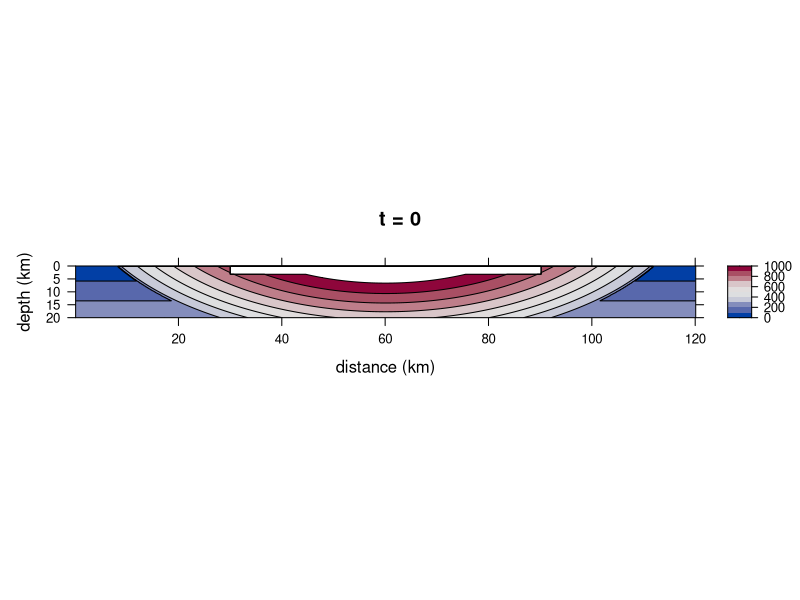

Write R code to recreate this figure. (Note: a time limit stopped this script after it produced the figure.)
# This script creates a finite difference model of the cooling of a melt sheet
# caused by an impact.
# In this case we model the cooling of the Chicxulub. melt sheet.
# This code is designed to run in R.
# Updated 2020.10.30 CH


## SETUP -----------------------------------------------------------------------

# Clear all from workspace/environment.
  # rm(list = ls())  # Uncomment if needed

# Install and load required packages.
  # Install and load lattice for plotting results.
  if(!require(lattice)){install.packages("lattice")}
  library(lattice)
  # Install and load grDevices for plot color schemes.
  if(!require(grDevices)){install.packages("grDevices")}
  library(grDevices)


## SET MODEL DIMENSIONS --------------------------------------------------------

# Define grid size and node spacing for the model.

# Define size of model domain. 
  x.size <- 120000  # [m] 
  z.size <- 20000  # [m]
# Set resolution (number of nodes).  
  x.num <- 600
  z.num <- 200 
# Define stepsize.
  dx <- x.size / (x.num - 1)  # [m] 
  dz <- z.size / (z.num - 1)  # [m]  
# Create vectors of node locations.
  x <- seq(from = 0, to = x.size, by = dx)  # [m]
  z <- seq(from = 0, to = z.size, by = dz)  # [m]


## SET MODEL PARAMETERS --------------------------------------------------------

# Define material properties and initialize arrays for the model area and for
# the melt sheet. 
# All temperatures in °C should be converted to K before running the model.

# Set and calculate constants.
# Set latent heat of fusion of diopside.
  # Suggested value: 421000 J/kg; Birch et al. (1942)
  L <- 421000  # [J/kg] 
# Set liquidus temperature.
  # Suggested value: 1177°C; Abramov and Kring (2007)
  T.liquidus.C <- 1177  # [°C]
  T.liquidus <- T.liquidus.C + 273.15  # [K]
# Set solidus temperature.
  # Suggested value: 997°C; Abramov and Kring (2007)
  T.solidus.C <- 997  # [°C]
  T.solidus <- T.solidus.C + 273.15  # [K]
# Set Zr saturation temperature unknown, set to 0 to prevent issues in code.
  T.Zrsat.C <- 0  # [°C]
# Set heat capacity with no latent heat.
  # Suggested value: 1000 J/(kg*K), heat capacity of basement, melt, breccia; 
  # Abramov and Kring (2007)
  Cp.nolatent <- 1000  # [J/(kg*K)]
# Set initial heat capacity.
  Cp.initial <- matrix(data = Cp.nolatent, nrow = x.num, 
                       ncol = z.num)  # [J/(kg*K)]
# Calculate heat capacity accounting for latent heat of fusion.
  # Suggested value: 3339 J/(kg*K); Abramov and Kring (2007)
  Cp.prime <- Cp.initial + (L / (T.liquidus - T.solidus))  # [J/(kg*K)]
# Initialize matrix for initial model setup below.
  Cp.0 <- Cp.initial  
# Set thermal conductivity.
  # Suggested value: 2.5 W/(m*K), thermal conductivity of basement, melt, 
  # breccia; Abramov and Kring (2007)
  k <- matrix(data = 2.5, nrow = x.num, ncol = z.num)  #[W/(m*K)]
# Set heat productiion.
  # Suggested value: 2.2e-6 is average A value from Jones (1988), table 6
  A <- matrix(data = 2.2e-6, nrow = x.num, ncol = z.num)  # [W/(m^3)]
# Set density.
  # Suggested value: 2700 kg/(m^3), density of basement, melt, breccia; 
  # Abramov and Kring (2007)
  rho <- matrix(data = 2700, nrow = x.num, ncol = z.num)  # [kg/(m^3)]
# Calculate thermal diffusivity.
  Kappa <- k / (rho * Cp.nolatent)   # [(m^2)/s]
  Kappa.min <- min(Kappa)  # [(m^2)/s] 
# Set tectonic uplift rate.
  # We assumed no tectonic uplift. 
  U <- matrix(data = 0, nrow = x.num, ncol = z.num)  # [m/s]
# Set geothermal gradient.
  # Suggested value: 13 K/km, Abramov and Kring (2007)
  a.Kkm <- 13  # [K/km]
  a <- a.Kkm / 1000  # [K/m]

# Define time step.
  dt.max.x <- (dx ^ 2) / (6 * Kappa.min)  # [s] 
  dt.max.z <- (dz ^ 2) / (6 * Kappa.min)  # [s] 
  dt.min <- min(dt.max.x, dt.max.z)
  dt.yr <- dt.min * 3.17098e-8 # [yr]
  dt <- dt.min
# Choose our own dt (has to be bigger than dt.min).
  dt.choice.yr <- 100  # [yr] 
  dt <- dt.choice.yr / 3.17098e-8  # [s]

# Set material properties of the melt sheet.
# Set the temperature of melt sheet.
  # Suggested value: 2370°C; Timms et al. (2017)  
  # Another option: 1700°C; Abramov and Kring (2007)
  T.meltsheet.C <- 2370  # [°C]
  T.meltsheet <- T.meltsheet.C + 273.15  # [K]
# Set dimensions of melt sheet.
  meltsheetdiameter <- 60000  # [m]
  meltsheetthickness <- 3000  # [m]
# Find the position of the melt sheet in the modeling domain,
  # If the melt sheet is centered in the x direction in the model, find the 
  # position in meters along the x axis of the left (start) and right (end) 
  # sides of the meltsheet.
  xstart.melt <- mean(x) - (meltsheetdiameter / 2)  # [m]
  xend.melt <- mean(x) + (meltsheetdiameter / 2)  # [m]
  # Find the index in the vector that corresponds to the positions above.
  xstart.melt.index <- which(abs(x - xstart.melt) == min(abs(x - xstart.melt)))
  xend.melt.index <- which(abs(x - xend.melt) == min(abs(x - xend.melt)))
  # Find the z positions of the melt sheet. Make the melt sheet start on the 
  # second row of the matrix, below the air layer.
  zstart.melt.index <- 2 
  # If the melt sheet is meltsheetthickness and starts at the second row of the
  # model, find the index that corresponds to the bottom of the melt sheet.
  zend.melt <- z[2] + meltsheetthickness
  zend.melt.index <- round(zend.melt / dz, digits = 0)
  # Rename zend.melt for clarity later on.
  base.MS <- zend.melt / 1000  # [km]
  
# Set a value for the air (surface) temperature.
  T.surface.C <- 25  # [°C]
  T.surface <- T.surface.C + 273.15  # [K]
  
# # Save table of parameters as a .csv file.
# # Create and populate a data frame of model parameters (MP).
#   MP <- as.data.frame(matrix(data = NA, nrow = 1, ncol = 3))
#   colnames(MP) <- c("Variable", "Units", "Value")
#   # Model domain and resolution.
#   MP[1, ]  <- c("Model domain and resolution", "", "")
#   MP[2, ]  <- c("Modeled domain, distance", "km", x.size / 1000)
#   MP[3, ]  <- c("Model step size, distance", "m", round(dx, digits = 1))
#   MP[4, ]  <- c("Modeled domain, depth", "km", z.size / 1000)
#   MP[5, ]  <- c("Model step size, depth", "m", round(dz, digits = 1))
#   MP[6, ]  <- c("Model time step", "years", round(dt.choice.yr, digits = 1))
#   # Melt sheet size.
#   MP[7, ]  <- c("Melt sheet dimensions", "", "")
#   MP[8, ]  <- c("Melt sheet diameter", "km", meltsheetdiameter / 1000)
#   MP[9, ]  <- c("Melt sheet volume", "km^3", meltsheetvolume)
#   MP[10, ] <- c("Melt sheet thickness", "km", round(meltsheetthickness / 1000, digits = 2))
#   # Melt sheet and basement rock properties.
#   MP[11, ] <- c("Physical properties of basement and melt sheet", "", "")
#   MP[12, ] <- c("Geothermal gradient", "°C/km", a.Kkm)
#   MP[13, ] <- c("Latent heat of fusion of diopside", "J/kg", L)
#   MP[14, ] <- c("Heat capacity, no latent heat effects", "J/(kg*K)", Cp.nolatent)
#   MP[15, ] <- c("Heat capacity, accounting for latent heat of fusion", "J/(kg*K)", round(Cp.prime[1, 1], digits = 1))
#   MP[16, ] <- c("Thermal conductivity", "W/(m*K)", k[1, 1])
#   MP[17, ] <- c("Heat production, basement and melt sheet", "W/(m^3)", A[1, 1])
#   MP[18, ] <- c("Density, basement and melt sheet", "kg/(m^3)", rho[1,1])
#   MP[19, ] <- c("Thermal diffusivity, basement and melt", "(m^2)/s", round(Kappa[1, 1], digits = 7))
#   MP[20, ] <- c("Tectonic uplift", "m/s", U[1, 1])
#   # Temperatures.
#   MP[21, ] <- c("Temperatures", "", "")
#   MP[22, ] <- c("Temperature, melt sheet at time = 0", "°C", T.meltsheet.C)
#   MP[23, ] <- c("Temperature, surface", "°C", T.surface.C)
#   MP[24, ] <- c("Temperature, liquidus", "°C", T.liquidus.C)
#   MP[25, ] <- c("Temperature, solidus", "°C", T.solidus.C)
#   MP[26, ] <- c("Temperature, Zr saturation", "°C", T.Zrsat.C)
# # Write table to csv. Change path for your working directory.
# write.csv(MP, file = "Chicxulub Results/MeltSheetChicxulub_2020.09.22/ModelParameters_2370_2020.09.22.csv")
  

## INITIAL T DISTRIBUTION ------------------------------------------------------

# Set up an initial condition of an instantaneously emplaced melt sheet at an 
# elevated temperature and a central uplift region.

# Initialize a matrix for initial temperature conditions.
  T.0 <- matrix(data = 0, nrow = x.num, ncol = z.num)  # [K]
# Assign the first row of the initial matrix to be the air temperature.
  T.0[ , 1] <- T.surface  # [K] 
# Make a geotherm for the initialization matrix.
  for (i in 2:z.num) {
    T.0[ , i] <- T.0[1, 1] + a * z[i]
  }
  
# Elevate the temperature at central uplift.
  # Elevate the temperature at the central uplift by creating an ellipse with a
  # temperature gradient that is centered above the model domain (in the sky).
  # Here we used a large circle with a diameter two times larger than the melt 
  # sheet diameter, centered above the melt sheet. We scaled the temperature by 
  # position from center of ellipse and replaced these temperatures on relevant
  # nodes of the T.0 initialization matrix.
  for (i in 1:x.num) {
    for (j in 1:z.num) {
      # Calculate the value at the node to determine if it inside or outside the 
      # ellipse.
      node.value <- (((x[[i]] - mean(x))^2) / ((meltsheetdiameter)^2)) + 
        (((z[[j]] - (-meltsheetdiameter / 2))^2) / ((meltsheetdiameter) ^ 2))
      # Assign a value to the uplift matrix that depends on whether the node is
      # inside out outside the uplift ellipse.
      if (node.value <= 1) {
        # Inside the ellipse, scale the temperature position to decrease from 
        # center of ellipse. 
        # T.0[i, j] <- 1600 + -node.value * 1150
        T.0[i, j] <- 1700 + -node.value * 1150 
      } else {
        # Outside the ellipse, keep the geotherm the same temperature.
        T.0[i, j] <- T.0[i, j] 
      }
    }
  }
# Check to see how the uplift geometry and scaling looks (uncomment next line).
  # levelplot(T.0 - 273.15, col.regions = rev(hcl.colors(n = 25, palette = 'Spectral')))

# Emplace the melt sheet on the initial conditions matrix. 
  # Set material properties of the melt sheet.
  for (i in xstart.melt.index:xend.melt.index) {
    for (j in zstart.melt.index:zend.melt.index) {
      T.0[i, j] <- T.meltsheet
      # k[i, j]     <- 3.0    # thermal conductivity, [W/(m*K)]
      # A[i, j]     <- 1e-6   # heat production, [W/(m^3)]
      # rho[i, j]   <- 3300   # density, [kg/(m^3)]
      if (T.0[i, j] < T.liquidus & T.0[i, j] > T.solidus) {
        Cp.0[i, j] <- Cp.initial[i, j]   # heat capacity, [J/(kg*K)]
      } else {
        Cp.0[i, j] <- Cp.prime[i, j]  
      }
      # Kappa[i, j] <- k[i, j] / (rho[i, j] * Cp[i, j])  # [(m^2)/s]
    }
  }
# Reapply air layer to top row of the model to cover the overwriting by the code
# that inserts the central uplift region.
  T.0[, 1] <- T.surface  # [K]

# Plot initial conditions to verify that the model is set up correctly.
levelplot(T.0 - 273.15,
  # Change x and y axis scales and labeling.
  scales = list(x = list(labels = seq(from = 0, to = (x.size / 1000), by = 20)),
                y = list(labels = seq(from = 0, to = (z.size / 1000), by = 5))),
  # Flip y axis so depth increases down.
  ylim = c(200, 0),
  # Add plot labels and title.
  xlab = "distance (km)", 
  ylab = "depth (km)", 
  main = "t = 0",
  # Set the aspect ratio of plot.
  aspect = (z.size / 2) / x.size,
  # Set the color scheme.
  col.regions = hcl.colors(n = 12.5, palette = "Blue-Red"),
  # Turn on contour lines.
  contour = T,
  # Set colorbar limits and density of contour interval on plot.
  # Next line: color all temperatures.
  # at = c(seq(0, 2400, length.out = 12.5)))
  # Next line: color a restricted range of temperatures to better see the
  # gradient of the central uplift region.
  at = c(seq(0, 1000, length.out = 11)))


## CREATE FUNCTION OF THERMAL MODEL --------------------------------------------

# Make a function to solve the finite difference equation for n time steps.
  RunModel <- function(n.timesteps) {
    # Initialize a list as a container for model returns at different times.
    T.n <- list()
    # Place T.0 in the first position of the T.n list.
    T.n[[1]] <- T.0
    # Initialize a list as a container for model returns at different times.
    Cp <- list()
    # Place T.0 in the first position of the T.n list.
    Cp[[1]] <- Cp.0
    for (t in 1:n.timesteps) {
      # Initialize T.n[[t + 1]]
      T.n[[t + 1]] <- matrix(data = NA, nrow = x.num, ncol = z.num)
      # Initialize Cp[[t + 1]]
      Cp[[t + 1]] <- matrix(data = NA, nrow = x.num, ncol = z.num)
      # Calculate T for interior of T.n[[t + 1]] matrix.
      for (i in 2:(x.num - 1)) {
        for (j in 2:(z.num - 1)) {
          # Set constant T border.
          T.n[[t + 1]][, 1] <- T.n[[1]][1, 1]  # top
          T.n[[t + 1]][, z.num] <- T.n[[1]][x.num, z.num]  # bottom
          T.n[[t + 1]][x.num, ] <- T.n[[t]][x.num, ]  # right
          T.n[[t + 1]][1, ] <- T.n[[1]][1, ]  # left
          # Calculate T in the interior of the model
          T.n[[t + 1]][i, j] <- T.n[[t]][i, j] +
            # conduction term
            ((Kappa[i, j] * dt) * (((T.n[[t]][(i + 1), j] - (2 * T.n[[t]][i, j]) + T.n[[t]][(i - 1), j]) / (dx ^ 2)) + ((T.n[[t]][i, (j + 1)] - (2 * T.n[[t]][i, j]) + T.n[[t]][i, (j - 1)]) / (dz ^ 2) ))) +
            # heat production term
            ((A[i, j] * dt) / (rho[i, j] * Cp[[t]][i, j])) +
            # advection/uplift term
            (U[i, j] * dt * ((T.n[[t]][i, (j + 1)] - T.n[[t]][i, j]) / dz))
        }
      }
      # Calculate Cp based on the most recent run of the model to be used in the
      # next iteration of the model.
      # Set constant Cp border.
      Cp[[t + 1]][1, ] <- Cp.initial[1, ]  # left
      Cp[[t + 1]][x.num, ] <- Cp.initial[x.num, ]  # right
      Cp[[t + 1]][, 1] <- Cp.initial[, 1]  # top
      Cp[[t + 1]][, z.num] <- Cp.initial[, z.num]  # bottom
      # Calculate Cp for interior of the model.
      for (i in 2:(x.num - 1)) {
        for (j in 2:(z.num - 1)) {
          Cp[[t + 1]][i, j] <- ifelse(T.n[[t + 1]][i, j] < T.liquidus && T.n[[t + 1]][i, j] > T.solidus, Cp.prime[i, j], Cp.initial[i, j])
        }
      }
    }
    objects.to.return <- list("T.n" = T.n, "Cp" = Cp)
    return(objects.to.return)
  }


## RUN MODEL -------------------------------------------------------------------

# Solve the finite difference equation for n time steps.
  # Set number of time steps. 
  n <- 10000 
  # Run model for n timesteps.
  model.results <- RunModel(n)  
  # Save the model results of temperature to R environment.
  T.n <- model.results$T.n  # [K]

# Save model results to computer. Change path for your working directory.
  # saveRDS(T.n, file = "Chicxulub results/MeltSheetChicxulub_2020.09.22/T.n_2370_0to10000.RData")
# Load in previous model run results. Change path for your working directory.
  # T.n <- readRDS("Chicxulub Results/MeltSheetChicxulub Results_2020.09.22/T.n_1700_0to10000.RData")

## PLOT 2D MODEL RESULTS -------------------------------------------------------

# Make plotting function to plot model results in °C using the lattice package.
  levelplotCH <- function(IterationNumber,
                          x.axis.in.m = x,
                          z.axis.in.m = z,
                          dtyr = dt.yr,
                          xnum = x.num,
                          znum = z.num,
                          xval = x.size,
                          zval = z.size) {
  # Specify dataset by the model iteration number.
  InputMatrix <- T.n[[IterationNumber]]
  # Make plot.                                                
  OutputPlot <- levelplot(InputMatrix - 273.15,
    # Change x and y axis scales and labeling.
    scales = list(x = list(labels = seq(from = 0, to = (xval / 1000), by = 20)),
                  y = list(labels = seq(from = 0, to = (zval / 1000), by = 5))),
    # Flip y axis so depth increases down.
    # Cut off the bottom part of the model because of edge effects.
    ylim = c(200, 0),
    # Add plot labels and title.
    xlab = "distance (km)", # x axis label
    ylab = "depth (km)", # y axis label
    main = paste("t =", (round(((IterationNumber - 1) * dt.choice.yr),
                 digits = 0)) / 1000, "ka", sep = " "),
    # Set the aspect ratio of plot.
    aspect = (zval / 2) / xval,
    # Set the color scheme.
    col.regions = hcl.colors(n = 12.5, palette = "Blue-Red"),
    # Commount out the line above and uncomment the lind below to plot in 
    # grayscale.
    # col.regions = rev(hcl.colors(n = 25, palette = 'Grays')),  
    contour = T,  # Add contour lines.
    # Set colorbar limits and density of contour interval on plot.
    at = c(seq(0, 2400, length.out = 12.5))) 
  return(OutputPlot)
  }

# Make plotting function to plot model results in °C zoomed in on the top four 
# kilometers of the model. See function above for code comments.
  levelplotCHzoom <- function(IterationNumber,
                              x.axis.in.m = x,
                              z.axis.in.m = z,
                              dtyr = dt.yr,
                              xnum = x.num,
                              znum = z.num,
                              xval = x.size,
                              zval = z.size) {
    InputMatrix <- T.n[[IterationNumber]]          
    OutputPlot <- levelplot(InputMatrix - 273.15,
      scales = list(x = list(labels = seq(from = 0, to = (xval / 1000), 
                                          by = 20)),
                    y = list(labels = seq(from = 0, to = (zval / 1000), 
                                          by = 2))),
      ylim = c(100, 0),
      xlab = "distance (km)",
      ylab = "depth (km)",
      main = paste("t =", (round(((IterationNumber - 1) * dt.choice.yr), 
                   digits = 0)) / 1000, "ka", sep = " "),
      aspect = (zval / 2) / xval,
      col.regions = hcl.colors(n = 12.5, palette = "Blue-Red"),
      contour = T,
      at = c(seq(0, 2400, length.out = 12.5)))
    return(OutputPlot)
  }
  
# Make plotting function to plot model results in °C zoomed in on the top four 
# kilometers of the model with only contour lines, no color. 
# See function above for code comments.
  levelplotCHzoom.nocolor <- function(IterationNumber,
                                      x.axis.in.m = x,
                                      z.axis.in.m = z,
                                      dtyr = dt.yr,
                                      xnum = x.num,
                                      znum = z.num,
                                      xval = x.size,
                                      zval = z.size) {
    InputMatrix <- T.n[[IterationNumber]]                               
    OutputPlot <- levelplot(InputMatrix - 273.15,
      scales = list(x = list(labels = seq(from = 0, to = (xval / 1000), 
                                          by = 20)),
                    y = list(labels = seq(from = 0, to = (zval / 1000), 
                                         by = 2))),
      ylim = c(100, 0),
      xlab = "distance (km)", 
      ylab = "depth (km)",
      main = paste("t =", (round(((IterationNumber - 1) * dt.choice.yr), 
                  digits = 0)) / 1000, "ka", sep = " "),
      aspect = (zval / 2) / xval,
      region = FALSE,
      # col.regions = hcl.colors(n = 12.5, palette = "Blue-Red"),
      contour = T, 
      at = c(seq(0, 2400, length.out = 12.5))) 
    return(OutputPlot)
  }

# Check to see that the model ran correctly and that the plotting functions
# work (uncomment the next lines).
  # levelplotCH(1)
  # levelplotCH(2)
  # levelplotCH(5)
  # levelplotCH(10)
  # levelplotCH(51)
  # levelplotCH(101)
  # levelplotCHzoom(1)
  # levelplotCHzoom(51)
  # levelplotCHzoom(101)
  # levelplotCHzoom(1001)
  # levelplotCHzoom.nocolor(1)
  # levelplotCHzoom.nocolor(51)
  # levelplotCHzoom.nocolor(101)

# Output plots as a PDF. Change path for your working directory.
  # pdf("Chicxulub results/MeltSheetChicxulub_2020.09.22/MeltSheet_Chicxulub_2D results_2020.09.22.pdf",
  # width = 8.5, height = 11)
  # keyplots <- c(1, 51, 101, 151, 201, 251, 301, 401, 501)
  # levelplotCH(1)
  # for (n in 1:length(keyplots)) {
  #   print(levelplotCHzoom(keyplots[[n]]))
  # }
  # for (n in 1:length(keyplots)) {
  #   print(levelplotCHzoom.nocolor(keyplots[[n]]))
  # }
  # dev.off()


## EXTRACT 1D PROFILE RESULTS FOR CENTER OF MELT SHEET -------------------------
  
# Extract 1D results through center of 2D model results.
 
# Iterate through T.n list, extract temperature values through center of melt 
# sheet, save in list T.1D.center.
  # Initialize list to hold center values from T.n matricies.
  T.1D.center <- list()
  # Iterate through all matrices in list T.n to extract temperature values at 
  # the center of the melt sheet.
  for (i in 1:length(T.n)) {
    T.1D.center[[i]] <- T.n[[i]][(x.num / 2), ]
  }

# Save model results to computer. Change path for your working directory.
  # saveRDS(T.1D.center, file = "Chicxulub results/MeltSheetChicxulub_2020.09.22/T.1D.center_1700_0to10000b.RData")

  
## RUN MODEL FOR SECOND ITERATION ----------------------------------------------

# Run model.
  # Replace the starting conditions with the last conditions from the previous
  # model run.
  T.0 <- model.results$T.n[[length(T.n)]]
  Cp.0 <- model.results$Cp[[length(T.n)]]
  # Remove T.n from the environment.
  rm(T.n)
  # Set the number of model iterations: 10002 to 15003
  n <- 5000 
  # Run model for n timesteps.
  model.results <- RunModel(n)  
  # Save the model results of temperature to R environment.
  T.n <- model.results$T.n  # [K]
  
# Save model results to computer. Change path for your working directory.
  # saveRDS(T.n, file = "Chicxulub results/MeltSheetChicxulub_2020.09.22/T.1D.center_1700_10002to15003.RData")

# Extract 1D results and append to previous 1D results.
  # Iterate through T.n list, extract temperature values through center of melt 
  # sheet, save in list T.1D.center.2.
  # Initialize list to hold center values from T.n matricies.
  T.1D.center.2 <- list()
  # Iterate through all matrices in list T.n to extract temperature values at 
  # the center of the melt sheet.
  for (i in 1:length(T.n)) {
    T.1D.center.2[[i]] <- T.n[[i]][(x.num / 2), ]
  }

# Combine T.1D.center and T.1D.center.2 by appending T.1D.center.2 to the bottom of the T.1D.center list.
  T.1D.center <- c(T.1D.center, T.1D.center.2)
  
# Remove repeats (model runs used as initial conditions for the subsequent 
  # model).
  # n = 10000 gives T.n with length  10001, so 10002 is a repeat
  # 10002 + 5000 = 15002, so 15003 is a repeat
  # should end up with total n + 1 (for T.0)
  T.1D.center <- T.1D.center[-c(10002, 15003)]
  
# Save model results to computer. Change path for your working directory.
  # saveRDS(T.1D.center, file = "Chicxulub results/MeltSheetChicxulub_2020.09.22/T.1D.center_1700_0to15001.RData")
  
  
## PLOT 1D PROFILE RESULTS FOR CENTER OF MELT SHEET ----------------------------
  
# Extract key results to plot.
  # Initialize list to hold key results.
  T.1D.center.lim <- list()
  # Set key results.
  # keyresults.center <- c(1, 1001, 2001, 3001, 4001, 5001, 6001, 7001, 8001, 
  #                        9001, 10001, 11001, 12001, 13001, 14001, 15001)
  keyresults.center <- c(1, 1001, 2001, 3001, 4001, 5001, 6001, 7001, 8001, 
                         9001, 10001)
  # Iterate through keyresults and save a list of those temperature profiles.
  for (n in 1:length(keyresults.center)) {
    T.1D.center.lim[[n]] <- T.1D.center[[keyresults.center[[n]]]]
  }
  
# Plot 1D profile through the center of the melt sheet. 
  plot.new()  
  plot(range(0, 2500), range(0, 10),
       type = "n",
       xlab = "temperature (°C)",
       ylab = "depth (km)",
       ylim = c(10, 0),
       yaxs = "i",
       xlim = c(0, 2500),
       xaxs = "i")
  colors <- (hcl.colors(n = length(T.1D.center.lim), palette = "Spectral"))
  for (i in 1:length(T.1D.center.lim)) {
    tempprofile <- T.1D.center.lim[[i]] - 273.15
    lines(tempprofile, z / 1000, lwd = 1.75,  col = colors[i])
  }
  title("1D profile of center of melt sheet (Chicxulub)", cex.main = 0.8)
  lines(c(T.liquidus.C, T.liquidus.C), c(0, 10), lwd = 2, col = "gray")
  lines(c(T.solidus.C, T.solidus.C), c(0, 10), lwd = 2, col = "gray")
  lines(c(800, 800), c(0, 10), lwd = 2, col = "gray")
  lines(c(0, 2500), c((2 * meltsheetthickness / 1000), 
                      (2 * meltsheetthickness / 1000)), 
        lwd = 2, col = "black", lty = "dashed")
  text(x = T.liquidus.C + 30, y = 8, labels = "liquidus = 1177°C", srt = 270)
  text(x = T.solidus.C + 30, y = 8, labels = "solidus = 997°C", srt = 270)
  text(x = 800 + 30, y = 8, labels = "800°C", srt = 270)
  legend("bottomright", 
    paste(round(((keyresults.center - 1) * dt.choice.yr), digits = 0) / 1000), 
    cex = 0.8, col = colors, lty = "solid", lwd = 1.75,
    title = "time elapsed (ka)")

  
